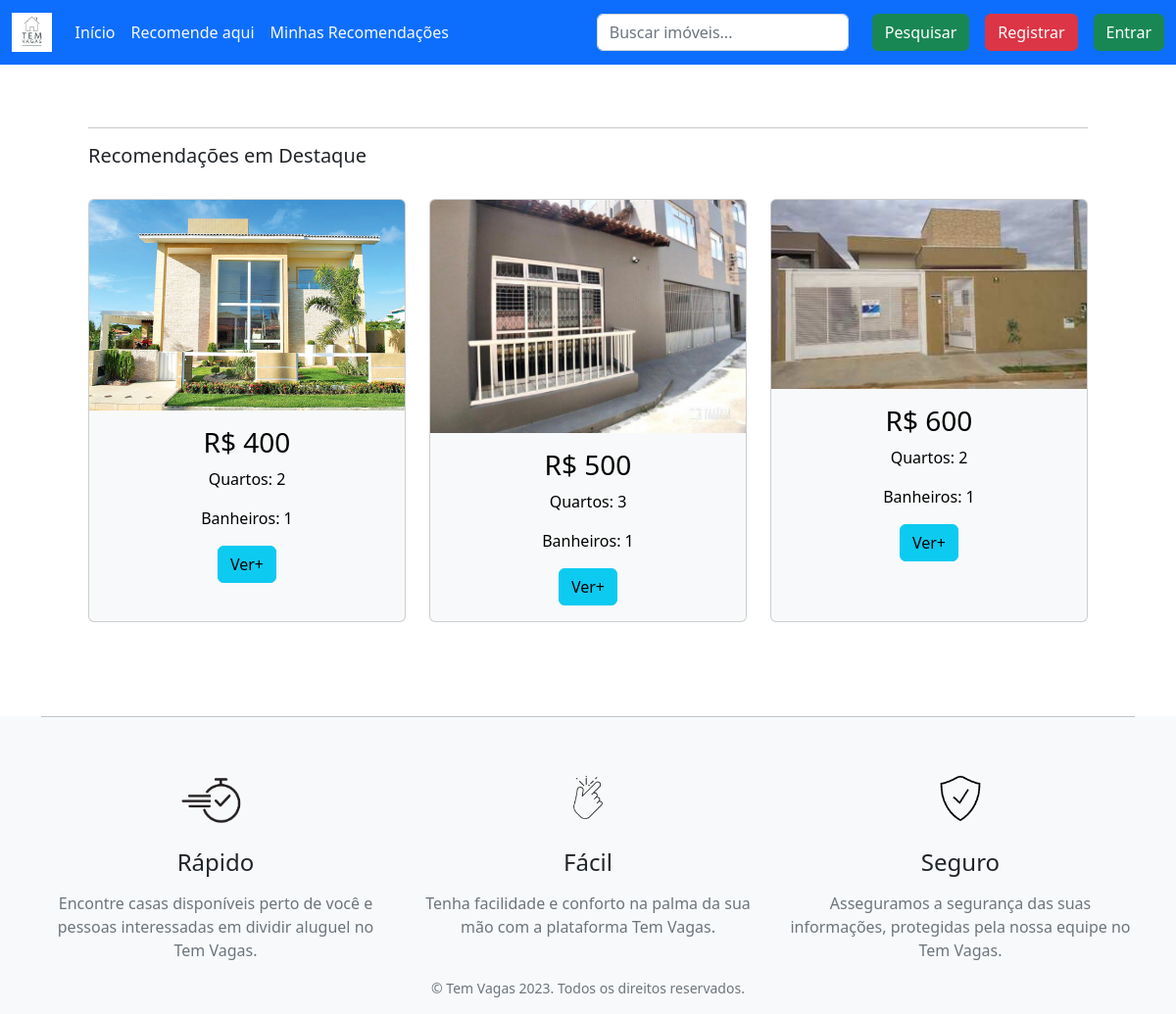
The app's page /, older data.
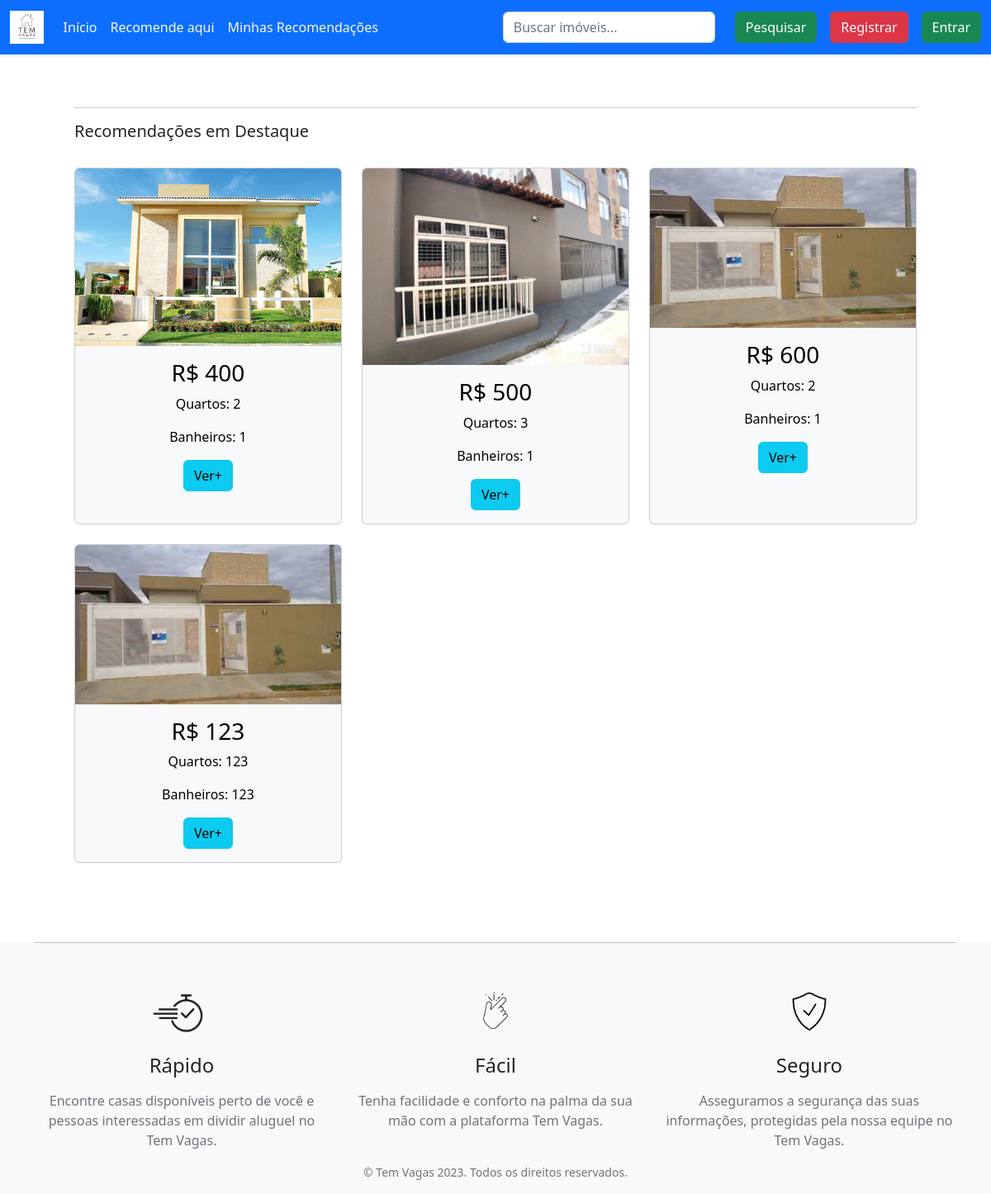
The same page, newer data.
### posts_app/models.py (models this page shows, shortened)
class recomendacoes(models.Model):
    nome = models.CharField(max_length=100)
    telefone = models.IntegerField()
    tipo_imovel = models.CharField(max_length=100)
    endereco = models.CharField(max_length=255)
    logradouro = models.CharField(max_length=255)
    numero = models.IntegerField()
    bairro = models.CharField(max_length=255)
    cidade = models.CharField(max_length=255)
    estado = models.CharField(max_length=255)
    cep = models.IntegerField()
    valor_aluguel = models.IntegerField()
    quantidade_quartos = models.IntegerField()
    quantidade_banheiros = models.IntegerField()  # Use IntegerField for quantity fields
    descricao = models.TextField()  # "Descricao" should be lowercase "descricao"
    image = models.ImageField(upload_to='images/', blank=True, null=True)
    create_at = models.DateTimeField(auto_now_add=True)
    owner = models.ForeignKey('accounts.CustomUser', on_delete=models.CASCADE, null=True)
    class Meta:
        verbose_name = 'Imovel'
        verbose_name_plural = 'Imoveis'
        ordering = ['id']

### posts_app/views.py (the view)
# urls.py: path('', views.destaques, name='main-page'),
def destaques(request):
    template_name = 'main-page.html' # template
    posts = recomendacoes.objects.all() # query com todas as postagens
    context = { # cria context para chamar no template
        'imovel': posts # o primeiro 'posts' é o nome como ele vai ser chamado no html.
        }
    return render(request, template_name, context) # render

### posts_app/templates/main-page.html (shortened to what this page needs)
{% extends 'base.html' %}
{% block content %}
	<hr>
	<h5>Recomendações em Destaque</h5>
	<br>
	<div class="row row-cols-1 row-cols-md-3 g-4" >
		{% for imovel in imovel %}
			<div class="col">
				<div class="card h-100 text-bg-light">
					<img src="{{imovel.image.url}}" class="card-img-top" alt="...">
					<div class="card-body">
						<h3 class="text-center">R$ {{imovel.valor_aluguel}}</h3>
						<p class="text-center">Quartos: {{imovel.quantidade_quartos}}</p>
						<p class="text-center">Banheiros: {{imovel.quantidade_banheiros}}</p>
						<div class="text-center">
							<a class="btn btn-info" href="{% url 'recommendation-detail' imovel.id %}">Ver+</a>
						</div>
					</div>
				</div>
			</div>
		{% endfor %}
	</div>
{% endblock content %}

### posts_app/templates/base.html (shortened to what this page needs)
{% load static %}
<!DOCTYPE html>
<html lang="pt-br">
<head>
		<link href="https://cdn.jsdelivr.net/npm/bootstrap@5.2.3/dist/css/bootstrap.min.css" rel="stylesheet">
</head>
<body>
	{% include '_navbar.html' %}
		<div class="container">
			<div class="container p-5">
				{% block content %}
				{% endblock %}
			</div>
		</div>
		{% include 'footer.html' %}
</body>
</html>

### posts_app/templates/_navbar.html (shortened to what this page needs)
{% load static %}
<nav class="navbar navbar-expand-lg bg-body-tertiary bg-primary">
  <div class="container-fluid">
      <a class="navbar-brand text-light" href="/"><img src="{% static 'images/logo.png' %}" alt="logo" height="40"></a>
      <div class="collapse navbar-collapse" id="navbarSupportedContent">
          <ul class="navbar-nav me-auto mb-2 mb-lg-0">
              <li class="nav-item">
                  <a class="nav-link active text-light" aria-current="page" href="/">Início</a>
              </li>
              <li class="nav-item">
                  <a class="nav-link text-light" href="{% url 'create-recommendation' %}">Recomende aqui</a>
              </li>
              <li class="nav-item">
                  <a class="nav-link active text-light" aria-current="page" href="#">Minhas Recomendações</a>
              </li>
          </ul>
          <form class="d-flex" role="search">
              <input class="form-control me-2" type="search" placeholder="Buscar imóveis..." aria-label="Search">
              <button class="btn btn-success mx-3" type="submit">Pesquisar</button>
          </form>
          <div class="d-flex gap-3 align-items-center">
              {% if user.is_authenticated %}
                  {% comment %} <span class="nav-text bg-light">
                      {{ user.username }}
                  </span> {% endcomment %}
                  {% comment %}
                  <a class="btn btn-outline-danger" href="{% url 'logout' %}">Sair</a>
                  {% endcomment %}
                  <a class="btn btn-outline-danger" id="logoutButton" href="">Sair</a>
                  <script>
                      document.getElementById('logoutButton').addEventListener('click', function(event) {
                          event.preventDefault();
                          // Primeira ação (por exemplo, uma chamada AJAX para a primeira URL)
                          fetch('{% url 'logout' %}')
                          .then(response => {
                              // Lidar com a resposta, se necessário
                              // ...
                              // Em seguida, redirecionar para a segunda URL
                              window.location.href = '{% url 'login' %}';
                          })
                          .catch(error => {
                              console.error('Erro:', error);
                          });
                      });
                  </script>
              {% else %}
                <a class="btn btn-danger" href="{% url 'register' %}">Registrar</a>
                <a class="btn btn-success" href="{% url 'login' %}">Entrar</a>
              {% endif %}
          </div>
      </div>
  </div>
</nav>

### posts_app/templates/footer.html
{% load static %}
<footer class="footer bg-light">
    <div class="container">
        <hr class="mt-5 mb-5">
        <div class="row">
            <div class="col-md-4">
                <div class="text-center">
                    <img src="{% static 'images/rapido.png' %}" height="70" alt="Rápido">
                </div>
                <h4 class="mt-3 text-center">Rápido</h4>
                <p class="text-secondary text-center mt-3">Encontre casas disponíveis perto de você e pessoas interessadas em dividir aluguel no Tem Vagas.</p>
            </div>
            <div class="col-md-4">
                <div class="text-center">
                    <img src="{% static 'images/facil.png' %}" height="70" alt="Fácil">
                </div>
                <h4 class="mt-3 text-center">Fácil</h4>
                <p class="text-secondary text-center mt-3">Tenha facilidade e conforto na palma da sua mão com a plataforma Tem Vagas.</p>
            </div>
            <div class="col-md-4">
                <div class="text-center">
                    <img src="{% static 'images/seguro.png' %}" height="70" alt="Seguro">
                </div>
                <h4 class="mt-3 text-center">Seguro</h4>
                <p class="text-secondary text-center mt-3">Asseguramos a segurança das suas informações, protegidas pela nossa equipe no Tem Vagas.</p>
            </div>
        </div>
        <div class="row">
            <div class="col text-center">
                <p class="text-muted small">&copy; Tem Vagas 2023. Todos os direitos reservados.</p>
            </div>
        </div>
    </div>
</footer>

Row changes from the older to the newer data that the page shows:
added recomendacoes: image (picture), valor_aluguel "123", quantidade_quartos "123", quantidade_banheiros "123"
